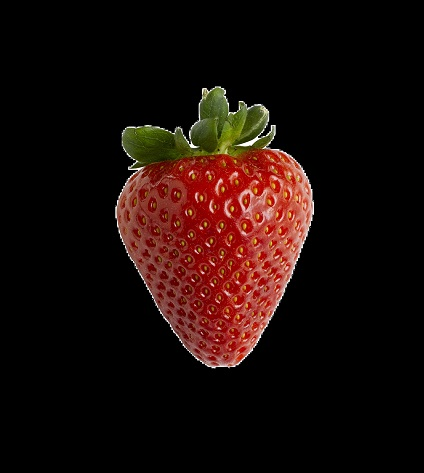
%> input picture FooBar/strawberry-reference.jpg, 424 x 473 px
$ octave foo.m   (GNU Octave 9; MATLAB toolbox functions it lacks are replaced by stand-ins)
%> lines starting %> are read from the running program, lines starting %| are printed output that depends on the picture; in (x1, y1, x2, y2) boxes, pixels count from 0 and x2, y2 are one past the last pixel; in counts of white or black regions, pixels touching at a corner belong together; the program's own positions count from 1
I = imread('strawberry-reference.jpg');
%> I is the input picture: size 473x424x3 uint8; mean R, G, B 27.1, 11.9, 8.5
I = rgb2gray(I);
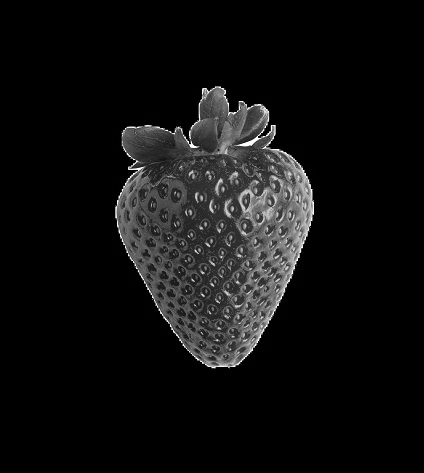
%> I: size 473x424 uint8; min 0, max 255, mean 16.1
e = edge(I, 'canny', 0.5, 5);
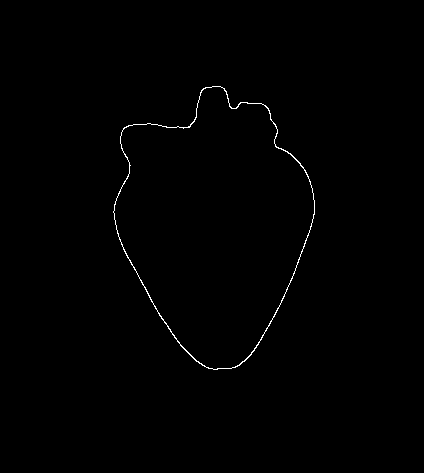
%> e: size 473x424 logical; 0.46% white in thin lines or dots, all inside (x1, y1, x2, y2) = (113, 86, 315, 370)
se = sum(e);
%> se = 424 values, max 15 at index 130, min 0 at index 1, mean 2.17
se2 = sum(e');
%> se2 = 473 values, max 26 at index 128, min 0 at index 1, mean 1.94

fe = find(se);
%> fe = 202 values from 114 to 315
fe2 = find(se2);
%> fe2 = 284 values from 87 to 370

startIndex = fe(1);
%> startIndex = 114
endIndex = fe(end);
%> endIndex = 315

startIndex2 = fe2(1);
%> startIndex2 = 87
endIndex2 = fe2(end);
%> endIndex2 = 370

Ir = I;
Ir(startIndex2:endIndex2, startIndex:startIndex+5) = 255;
Ir(startIndex2:endIndex2, endIndex:endIndex+5) = 255;
Ir(startIndex2:startIndex2+5, startIndex:endIndex) = 255;
Ir(endIndex2:endIndex2+5, startIndex:endIndex) = 255;
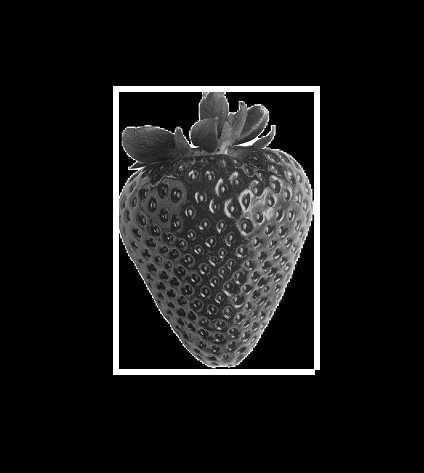
%> Ir: size 473x424 uint8; min 0, max 255, mean 23.3

I = cat(3, Ir, I, I);
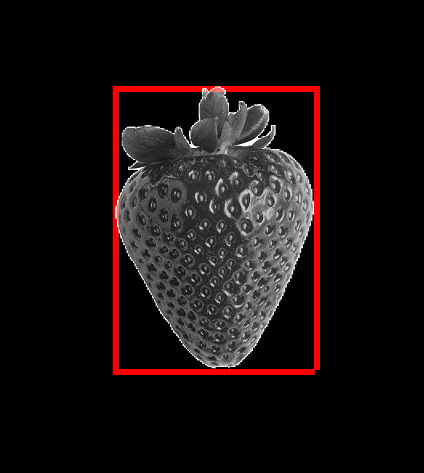
%> I: size 473x424x3 uint8; mean R, G, B 23.3, 16.1, 16.1
imshow(I);
